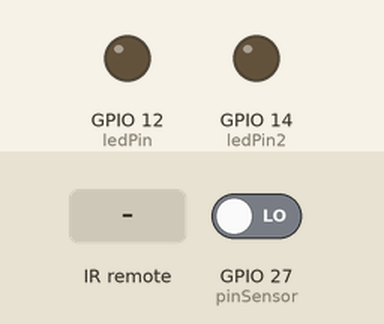
Simulated run of this sketch. Board: ESP32. Parts: output pins drawn as LEDs (lit = HIGH). The test bench sets the inputs (shaded band); at power-on: GPIO 27 (pinSensor) LOW. WiFi joins after 1.5 s; servers stay silent unless stated; no MQTT or app messages arrive unless stated; what the sketch prints to the serial monitor is not drawn.

Above: at 7.7 s.
7.8 s: infrared code 0xE31CFF00 received
At 9.2 s:
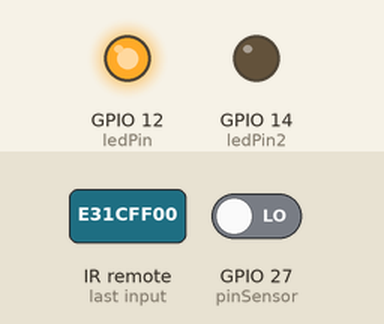
9.5 s: GPIO 27 (pinSensor) driven HIGH
At 10.8 s:
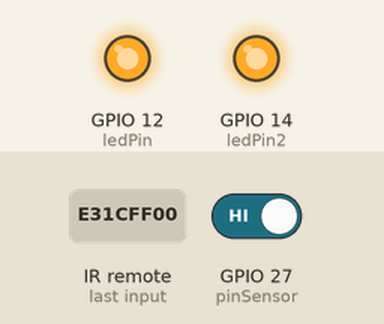
11.5 s: infrared code 0xE31CFF00 received
At 11.9 s:
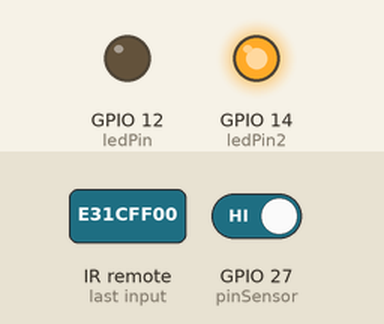
Timing chart, 0 to 14.5 s (numbered marks = the images above; inputs shaded):
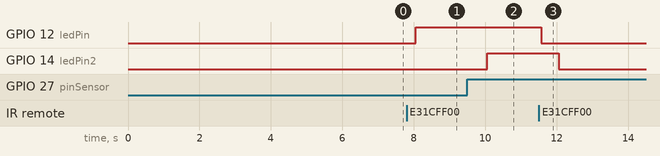

Measured:
- after the input at 7.8 s, GPIO 12 (ledPin): LOW → HIGH after 0.26 s
- after the input at 9.5 s, GPIO 14 (ledPin2): LOW → HIGH after 0.56 s
- after the input at 11.5 s, GPIO 12 (ledPin): HIGH → LOW after 0.06 s; GPIO 14 (ledPin2): HIGH → LOW after 0.56 s

The sketch:

projeto.ino
```cpp
#include <IRremote.hpp>  // Biblioteca para controle remoto infravermelho (IR)
#include <WiFi.h>        // Biblioteca para conexão Wi-Fi
#include "Adafruit_MQTT.h"        // Biblioteca MQTT para comunicação com o Adafruit IO
#include "Adafruit_MQTT_Client.h" // Cliente MQTT para Adafruit IO

// *** Definição dos pinos ***
const int ledPin = 12;    // LED principal que será controlado
const int irPin = 26;     // Pino do receptor IR
const int pinSensor = 27; // Pino do sensor (sensor de vibração ou similar)
const int ledPin2 = 14;   // LED indicador de atividade do sensor
int chave = 0;            // Variável de estado para controle do LED principal
int button = 0;           // Variável para armazenar o botão pressionado
// *** Configurações Wi-Fi ***
 // Senha da rede Wi-Fi
// *** Configurações Adafruit IO ***
#define AIO_SERVER "io.adafruit.com"   // Servidor MQTT do Adafruit IO
#define AIO_SERVERPORT 1883           // Porta para conexão MQTT
#define WIFI_SSID "SEU_SSID"
#define WIFI_PASSWORD "SUA_SENHA"
#define AIO_USERNAME "SEU_USUARIO_ADAFRUIT"
#define AIO_KEY "SUA_CHAVE_ADAFRUIT"
// *** Configuração do cliente Wi-Fi e MQTT ***
WiFiClient client; // Cliente Wi-Fi
Adafruit_MQTT_Client mqtt(&client, AIO_SERVER, AIO_SERVERPORT, AIO_USERNAME, AIO_KEY); // Cliente MQTT

// *** Feeds MQTT do Adafruit IO ***
Adafruit_MQTT_Publish currentSensorFeed = Adafruit_MQTT_Publish(&mqtt, AIO_USERNAME "/feeds/vibracao"); // Feed para enviar leituras do sensor
Adafruit_MQTT_Subscribe relayControlFeed = Adafruit_MQTT_Subscribe(&mqtt, AIO_USERNAME "/feeds/maq_comando"); // Feed para controlar um relé (não usado diretamente)

// *** Função para mapear o código IR recebido para um botão específico ***
int mapCodeToButton(unsigned long code) {
  if (code == 0xE31CFF00) { // Código hexadecimal do botão alvo
    return 21; // Número associado ao botão
  }
  return -1; // Retorna -1 se o código não corresponder a nenhum botão mapeado
}

// *** Função para ler sinais infravermelhos ***
int readInfrared() {
  int result = -1; // Valor padrão se nenhum botão for detectado
  if (IrReceiver.decode()) { // Verifica se há um sinal decodificado disponível
    unsigned long code = IrReceiver.decodedIRData.decodedRawData; // Obtém o código bruto
    Serial.print("Protocolo detectado: ");
    Serial.println(IrReceiver.decodedIRData.protocol); // Exibe o protocolo detectado
    Serial.print("Código bruto recebido: 0x");
    Serial.println(code, HEX); // Exibe o código hexadecimal
    result = mapCodeToButton(code); // Mapeia o código para o botão correspondente
    IrReceiver.resume(); // Prepara o receptor IR para o próximo sinal
  }
  return result;
}

void setup() {
  // *** Configurações iniciais ***
  Serial.begin(115200); // Inicializa a comunicação serial
  pinMode(ledPin, OUTPUT);   // Configura o pino do LED principal como saída
  pinMode(pinSensor, INPUT); // Configura o pino do sensor como entrada
  pinMode(ledPin2, OUTPUT);  // Configura o pino do LED indicador como saída
  IrReceiver.begin(irPin, ENABLE_LED_FEEDBACK); // Inicializa o receptor IR com feedback no LED integrado
  IrReceiver.enableIRIn(); // Habilita a recepção de sinais IR
  IrReceiver.blink13(false); // Desativa o piscar automático no pino 13

  // *** Conexão Wi-Fi ***
  Serial.print("Conectando ao Wi-Fi...");
  WiFi.begin(WIFI_SSID, WIFI_PASSWORD);
  while (WiFi.status() != WL_CONNECTED) { // Aguarda conexão com o Wi-Fi
    delay(500);
    Serial.print(".");
  }
  Serial.println("Conectado!");

  // Inscreve-se nos feeds MQTT
  mqtt.subscribe(&relayControlFeed);
  MQTT_connect(); // Conecta ao servidor MQTT
}

void loop() {
  MQTT_connect(); // Garante que a conexão MQTT esteja ativa

  // *** Lê o estado do sensor ***
  int leituraSensor = digitalRead(pinSensor);
  if (mqtt.readSubscription()) {
    String lastRead = String((char*)relayControlFeed.lastread);
    mqtt.processPackets(10000);
    Serial.println(lastRead);
    if (lastRead == "21" and chave==0 ) {
      // Ligar LED (Exemplo)
      chave = 1;

      digitalWrite(ledPin, HIGH);
    } else if (lastRead == "21" and chave ==1 ) {
      // Desligar LED (Exemplo)
      chave = 0;

      digitalWrite(ledPin, LOW);
    }
  }


  // *** Controle do LED principal com IR ***
  button = readInfrared(); // Lê o botão pressionado no controle remoto
  if (button == 21 && chave == 1) { // Verifica se o botão pressionado corresponde e está no estado ligado
    chave = 0; // Altera o estado da chave
    button = 0; // Reseta o botão
    Serial.println("Botão correto pressionado! Apagando LED...");
    digitalWrite(ledPin, LOW); // Apaga o LED principal

  } else if (button == 21 && chave == 0) { // Verifica se o botão pressionado corresponde e está no estado desligado
    chave = 1; // Altera o estado da chave
    Serial.println("Botão correto pressionado! Acendendo LED...");

    digitalWrite(ledPin, HIGH); // Acende o LED principal
    }

  int estadoLED = digitalRead(ledPin);

  delay(500); // Pequeno atraso para evitar repetição excessiva
  if (leituraSensor == HIGH and estadoLED ==HIGH) { // Detecta atividade no sensor

      Serial.println("Vibração detectada");
      unsigned long startTime = millis(); //inicia a contagem
        digitalWrite(ledPin2, HIGH); // Acende o LED indicador
        String payload = String(leituraSensor); // Cria um payload com o valor do sensor
        currentSensorFeed.publish(payload.c_str()); // Envia o valor do sensor ao Adafruit IO
        unsigned long endTime = millis(); // Marca o tempo após o envio

        unsigned long duration = endTime - startTime; // Calcula a duração do envio
        Serial.println("Tempo para enviar: " + String(duration) + " ms"); // Exibe o tempo no monitor serial
        Serial.println("Enviado: " + payload);
        delay(500);
      } else {

    digitalWrite(ledPin2, LOW);
  }

}

// *** Função para conectar ao servidor MQTT ***
void MQTT_connect() {
  while (!mqtt.connected()) { // Verifica se a conexão está ativa
    Serial.print("Conectando ao MQTT...");
    if (mqtt.connect()) { // Tenta conectar
      Serial.println("Conectado!");
      mqtt.subscribe(&relayControlFeed); // Inscreve-se no feed novamente
    } else {
      Serial.println("Falha ao conectar. Tentando novamente em 5 segundos...");
      delay(5000); // Aguarda antes de tentar novamente
    }
  }
}
```
